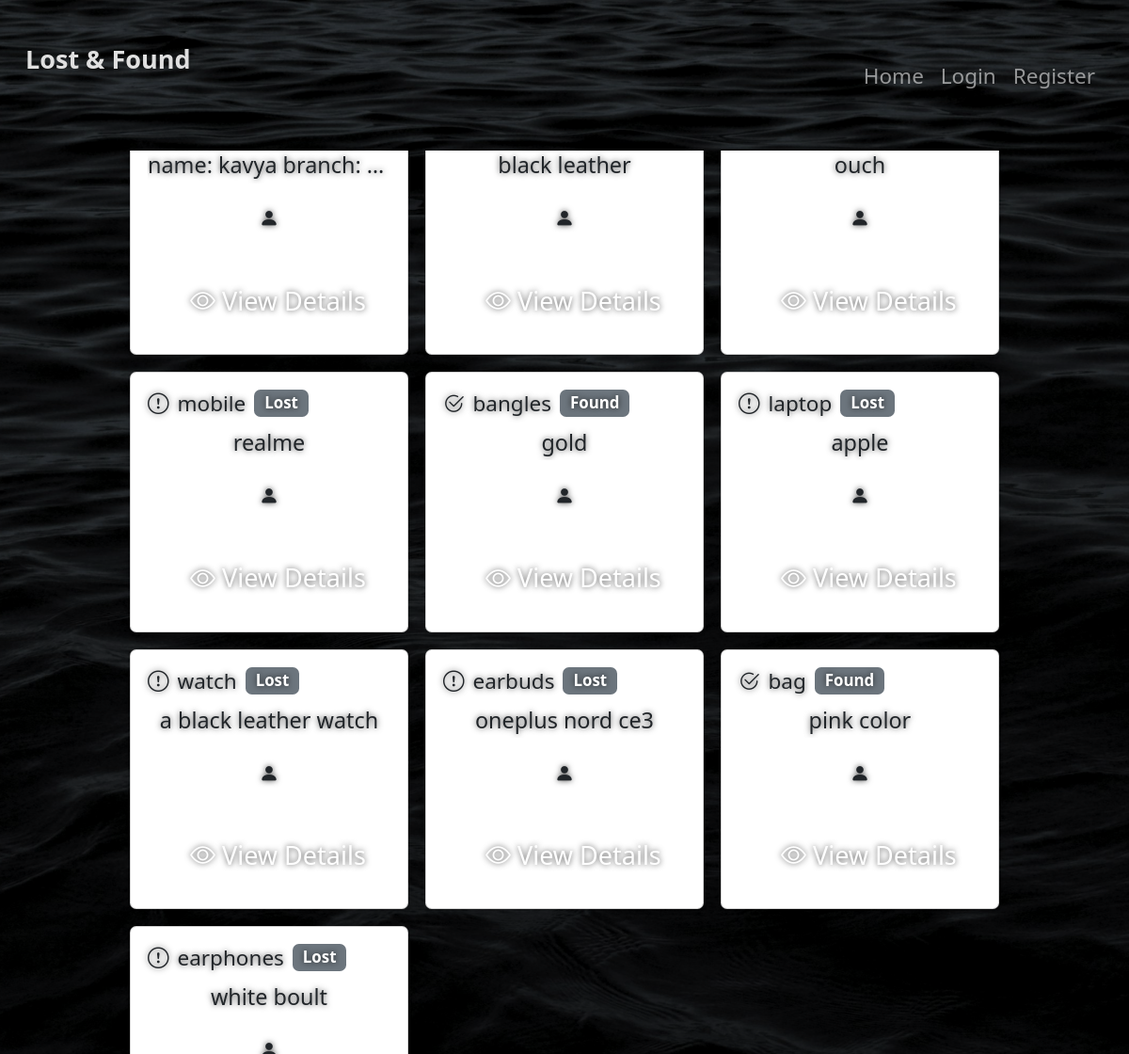
Screenshot of /search with the database file from the repository.
### tables this page shows
CREATE TABLE items (
    id INTEGER PRIMARY KEY AUTOINCREMENT,
    title TEXT NOT NULL,
    description TEXT,
    image TEXT,
    status TEXT CHECK( status IN ('lost', 'found') ) NOT NULL,
    user_id INTEGER,
    created_at DATETIME DEFAULT CURRENT_TIMESTAMP,
    FOREIGN KEY(user_id) REFERENCES users(id)
);

### app.py (the view)
@app.route('/search')
def search():
    q = request.args.get('q', '')
    db = get_db()
    items = db.execute('SELECT * FROM items WHERE title LIKE ? OR description LIKE ?', (f'%{q}%', f'%{q}%')).fetchall()
    return render_template('search.html', items=items, q=q)

### app.py (called while the page is built)
@app.context_processor
def inject_now():
    return {'now': datetime.utcnow}

def get_db():
    conn = sqlite3.connect(DATABASE)
    conn.row_factory = sqlite3.Row
    return conn

### templates/search.html (shortened to what this page needs)
{% extends "base.html" %}
{% block content %}
{% if items %}
<div class="row g-3">
{% for item in items %}
    <div class="col-md-6 col-lg-4">
        <div class="card shadow-sm">
            <div class="card-body">
                <h5 class="card-title d-flex align-items-center">
                  <i class="bi bi-{{ 'exclamation-circle' if item.status == 'lost' else 'check2-circle' }} me-2"></i>
                  {{ item.title }}
                  <span class="badge bg-secondary ms-2">{{ item.status.capitalize() }}</span>
                </h5>
                <p class="card-text text-truncate">{{ item.description }}</p>
                <p class="card-text"><small><i class="bi bi-person-fill"></i> {{ item.username }}</small></p>
                <a class="btn btn-outline-info btn-sm" href="{{ url_for('item_detail', item_id=item.id) }}">
                  <i class="bi bi-eye"></i> View Details
                </a>
            </div>
        </div>
    </div>
{% endfor %}
</div>
{% else %}
<p class="text-muted">No results found.</p>
{% endif %}
{% endblock %}

### templates/base.html (shortened to what this page needs)
<!DOCTYPE html>
<html lang="en">
<head>
  <link href="https://cdn.jsdelivr.net/npm/bootstrap@5.3.0/dist/css/bootstrap.min.css" rel="stylesheet" />
  <link href="https://cdn.jsdelivr.net/npm/bootstrap-icons@1.10.5/font/bootstrap-icons.css" rel="stylesheet" />
  <link rel="stylesheet" href="{{ url_for('static', filename='css/style.css') }}" />
</head>
<body>
  <nav class="navbar navbar-expand-lg navbar-dark fixed-top">
    <div class="container-fluid px-4">
      <a class="navbar-brand fw-bold fs-4" href="{{ url_for('index') }}">Lost & Found</a>
      <div class="collapse navbar-collapse" id="navbarContent">
        <ul class="navbar-nav ms-auto mb-2 mb-lg-0 align-items-center">
          <li class="nav-item"><a class="nav-link fs-5 {% if request.endpoint == 'index' %}active{% endif %}" href="{{ url_for('index') }}">Home</a></li>
          {% if session.get('user_id') %}
            <li class="nav-item"><a class="nav-link fs-5 {% if request.endpoint == 'dashboard' %}active{% endif %}" href="{{ url_for('dashboard') }}">Dashboard</a></li>
            <li class="nav-item"><a class="nav-link fs-5 {% if request.endpoint == 'add_item' %}active{% endif %}" href="{{ url_for('add_item') }}">Add Item</a></li>
            <li class="nav-item"><a id="logout-btn" class="nav-link fs-5 text-danger fw-bold" href="{{ url_for('logout') }}">Logout</a></li>
          {% else %}
            <li class="nav-item"><a class="nav-link fs-5 {% if request.endpoint == 'login' %}active{% endif %}" href="{{ url_for('login') }}">Login</a></li>
            <li class="nav-item"><a class="nav-link fs-5 {% if request.endpoint == 'register' %}active{% endif %}" href="{{ url_for('register') }}">Register</a></li>
          {% endif %}
        </ul>
      </div>
    </div>
  </nav>
  <main class="home-section">
    <div class="background-wrapper">
      <div class="home-content container">
        {% block content %}{% endblock %}
      </div>
    </div>
  </main>
</body>
</html>

### static/css/style.css (style rules this page uses)
*, *::before, *::after { box-sizing: border-box; margin: 0; padding: 0; }
html, body { height: 100%; width: 100%; overflow: hidden; font-family: 'Segoe UI', Tahoma, Geneva, Verdana, sans-serif; font-size: 1.125rem; line-height: 1.6; color: #e0e0e0; background: url('../images/photo-1468657988500-aca2be09f4c6.jpeg') no-repeat center center fixed; background-size: cover; background-position: center center; background-attachment: fixed; background-color: transparent; padding-top: 80px; position: relative; }
body::after { content: ""; position: fixed; top: 0; left: 0; width: 100vw; height: 100vh; background-color: rgba(0, 0, 0, 0.5); pointer-events: none; z-index: 0; }
.navbar-nav { white-space: nowrap; }
.navbar-nav .nav-link { padding-left: 1rem; padding-right: 5rem; padding-top: 3rem; padding-bottom: 1rem; font-size: 1.25rem; transition: color 0.3s ease, transform 0.2s ease; }
.container-fluid.px-4 { padding-left: 2rem; padding-right: 2rem; }
.navbar { background: transparent !important; box-shadow: none !important; border: none !important; position: fixed; top: 0; left: 0; right: 0; z-index: 1; min-height: 80px; }
.navbar-brand { color: #e0e0e0 !important; font-weight: 600; font-size: 1.8rem; padding-top: 1.5rem; padding-bottom: 1.5rem; transition: color 0.3s ease, transform 0.2s ease; line-height: 1.2; }
.home-section { height: calc(100vh - 80px); width: 100vw; padding: 5rem; padding-top: 0rem; box-sizing: border-box; display: flex; justify-content: center; align-items: center; overflow: hidden; position: relative; z-index: 1; }
.background-wrapper::before, .background-wrapper::after { display: none; }
.home-content { max-width: 2500px; width: 95vw; height: 100%; background-color: transparent; border-radius: 0; box-shadow: none; padding: 3rem 6rem; overflow-y: auto; color: #e0e0e0; text-align: center; display: flex; flex-direction: column; justify-content: center; position: relative; text-shadow: 0 0 6px rgba(0, 0, 0, 0.7); }
.home-content p, .list-group-item { font-size: 1.3rem; }
.btn { font-size: 1.5rem; padding: 1rem 3rem; cursor: pointer; border-radius: 14px; border: none; color: white; position: relative; overflow: hidden; transition: background-color 0.3s ease, transform 0.3s ease; margin: 0.75rem auto 0 auto; user-select: none; max-width: 240px; white-space: nowrap; padding-left: 2rem; padding-right: 2rem; min-width: 180px; display: inline-block; }

### rows the page displays
items: description "name: kavya branch:…"
items: description "black leather"
items: description "ouch"
items: title "mobile", status "Lost", description "realme"
items: title "bangles", status "Found", description "gold"
items: title "laptop", status "Lost", description "apple"
items: title "watch", status "Lost", description "a black leather watch"
items: title "earbuds", status "Lost", description "oneplus nord ce3"
items: title "bag", status "Found", description "pink color"
items: title "earphones", status "Lost", description "white boult"
